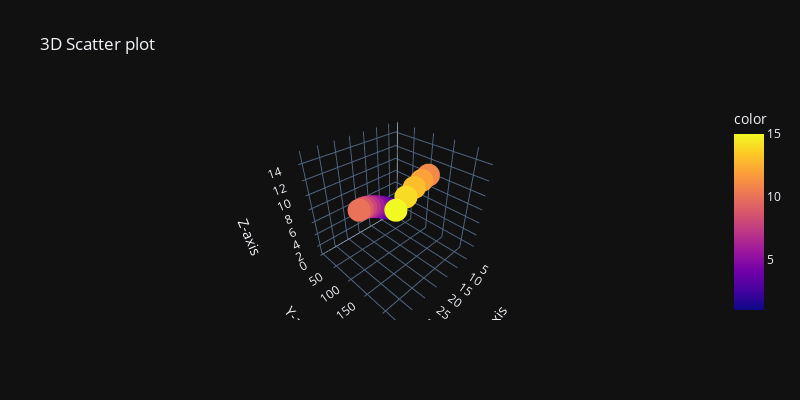

Here is the notebook cell this chart was saved with:
### Code cell
x=[3,6,9,12,15,18,21,24,27,30,7,14,21,28,35]
y=[1,4,9,16,25,36,49,64,81,100,121, 144, 169, 196, 225]
z=[1,2,3,4,5,6,7,8,9,10,11,12, 13, 14, 15]
fig = px.scatter_3d(x=x, y=y, z=z, title='3D Scatter plot', labels={'x':'X-axis', 'y':'Y-axis', 'z':'Z-axis'},
              width=800, height=400, template = 'plotly_dark', color = z,
              color_discrete_sequence=px.colors.sequential.Plasma)
fig.show()

### Figure 1 — Plotly figure (JSON) as saved in the notebook; plotly's stock layout.template omitted (floating-point values rounded to 4 significant figures)
{"data": [{"hovertemplate": "X-axis=%{x}<br>Y-axis=%{y}<br>Z-axis=%{z}<br>color=%{marker.color}<extra></extra>", "legendgroup": "", "marker": {"color": [1, 2, 3, 4, 5, 6, 7, 8, 9, 10, 11, 12, 13, 14, 15], "coloraxis": "coloraxis", "symbol": "circle"}, "mode": "markers", "name": "", "scene": "scene", "showlegend": false, "type": "scatter3d", "x": [3, 6, 9, 12, 15, 18, 21, 24, 27, 30, 7, 14, 21, 28, 35], "y": [1, 4, 9, 16, 25, 36, 49, 64, 81, 100, 121, 144, 169, 196, 225], "z": [1, 2, 3, 4, 5, 6, 7, 8, 9, 10, 11, 12, 13, 14, 15]}], "layout": {"coloraxis": {"colorbar": {"title": {"text": "color"}}, "colorscale": [[0, "#0d0887"], [0.1111, "#46039f"], [0.2222, "#7201a8"], [0.3333, "#9c179e"], [0.4444, "#bd3786"], [0.5556, "#d8576b"], [0.6667, "#ed7953"], [0.7778, "#fb9f3a"], [0.8889, "#fdca26"], [1, "#f0f921"]]}, "height": 400, "legend": {"tracegroupgap": 0}, "scene": {"domain": {"x": [0, 1], "y": [0, 1]}, "xaxis": {"title": {"text": "X-axis"}}, "yaxis": {"title": {"text": "Y-axis"}}, "zaxis": {"title": {"text": "Z-axis"}}}, "title": {"text": "3D Scatter plot"}, "width": 800}}
